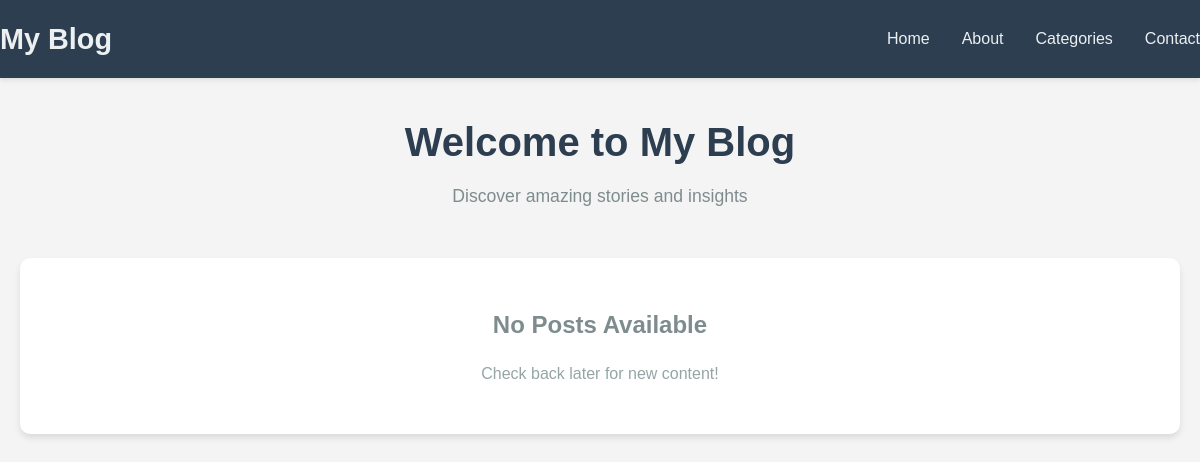
The app's page /, older data.
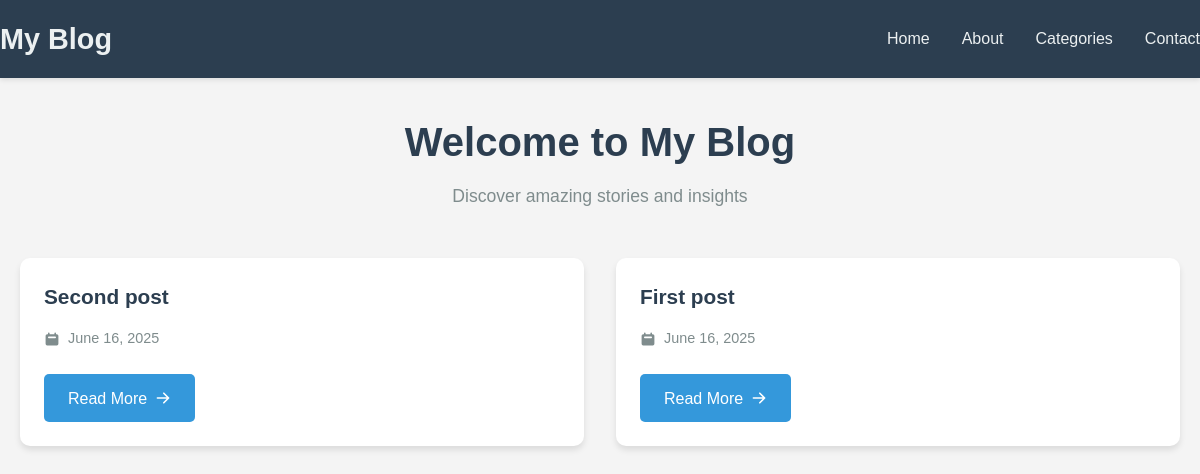
The same page, newer data.
### blog/models.py (models this page shows, shortened)
class Post(models.Model):
    title = models.CharField(max_length=255)
    slug = models.SlugField()
    content = models.TextField()
    created_date = models.DateTimeField(auto_now_add=True)
    class Meta:
        ordering = ('-created_date',)

### blog/views.py (the view)
# urls.py: path('', views.index, name='index'),
def index(request):
    posts = Post.objects.all()
    return render(request,'blog/index.html', {
        'posts': posts
    })

### blog/templates/blog/index.html
{% extends "blog/base.html" %}
{% block main %}
    <div class="container">
        <div class="page-title">
            <h1>Welcome to My Blog</h1>
            <p>Discover amazing stories and insights</p>
        </div>
        {% if posts %}
            <div class="posts-grid">
                {% for post in posts %}
                <div class="post-card">
                    <h2 class="post-title">{{ post.title }}</h2>
                    <div class="post-date">
                        <svg class="date-icon" viewBox="0 0 20 20">
                            <path fill-rule="evenodd" d="M6 2a1 1 0 00-1 1v1H4a2 2 0 00-2 2v10a2 2 0 002 2h12a2 2 0 002-2V6a2 2 0 00-2-2h-1V3a1 1 0 10-2 0v1H7V3a1 1 0 00-1-1zm0 5a1 1 0 000 2h8a1 1 0 100-2H6z" clip-rule="evenodd" />
                        </svg>
                        {{ post.created_date|date:"F d, Y" }}
                    </div>
                    <a href="{% url 'detail' slug=post.slug %}" class="read-more-btn">
                        Read More
                        <svg class="arrow-icon" viewBox="0 0 20 20">
                            <path fill-rule="evenodd" d="M10.293 3.293a1 1 0 011.414 0l6 6a1 1 0 010 1.414l-6 6a1 1 0 01-1.414-1.414L14.586 11H3a1 1 0 110-2h11.586l-4.293-4.293a1 1 0 010-1.414z" clip-rule="evenodd" />
                        </svg>
                    </a>
                </div>
                {% endfor %}
            </div>
        {% else %}
            <div class="no-posts">
                <h2>No Posts Available</h2>
                <p>Check back later for new content!</p>
            </div>
        {% endif %}
    </div>
{% endblock%}

### blog/templates/blog/base.html (shortened to what this page needs)
{% load static %}
<!doctype html>
<html>
  <head>
    <link rel="stylesheet" href="{% static 'blog/css/style.css' %}" />
  </head>
  <body>
    <nav class="navbar">
        <div class="nav-container">
            <a href="/" class="logo">My Blog</a>
            <ul class="nav-links">
                <li><a href="/">Home</a></li>
                <li><a href="#">About</a></li>
                <li><a href="#">Categories</a></li>
                <li><a href="#">Contact</a></li>
            </ul>
        </div>
    </nav>
    {% block main %}
    {% endblock main %}
  </body>
</html>

### blog/static/blog/css/style.css (style rules this page uses)
* { margin: 0; padding: 0; box-sizing: border-box; }
body { font-family: 'Arial', sans-serif; line-height: 1.6; color: #333; background-color: #f4f4f4; }
.navbar { background-color: #2c3e50; padding: 1rem 0; box-shadow: 0 2px 5px rgba(0,0,0,0.1); }
.nav-container { max-width: 1500px; margin: 0 auto; padding: 0 0; display: flex; justify-content: space-between; align-items: center; }
.logo { color: #ecf0f1; font-size: 1.8rem; font-weight: bold; text-decoration: none; }
.nav-links { display: flex; list-style: none; gap: 2rem; }
.nav-links a { color: #ecf0f1; text-decoration: none; font-weight: 500; transition: color 0.3s ease; }
.container { max-width: 1200px; margin: 2rem auto; padding: 0 20px; }
.page-title { text-align: center; margin-bottom: 3rem; color: #2c3e50; }
.page-title h1 { font-size: 2.5rem; margin-bottom: 0.5rem; }
.page-title p { font-size: 1.1rem; color: #7f8c8d; }
.posts-grid { display: grid; grid-template-columns: repeat(auto-fit, minmax(300px, 1fr)); gap: 2rem; margin-bottom: 3rem; }
.post-card { background: white; border-radius: 10px; padding: 1.5rem; box-shadow: 0 4px 6px rgba(0,0,0,0.1); transition: transform 0.3s ease, box-shadow 0.3s ease; }
.post-title { font-size: 1.3rem; font-weight: bold; color: #2c3e50; margin-bottom: 1rem; line-height: 1.4; }
.post-date { color: #7f8c8d; font-size: 0.9rem; margin-bottom: 1.5rem; display: flex; align-items: center; gap: 0.5rem; }
.date-icon { width: 16px; height: 16px; fill: currentColor; }
.read-more-btn { background-color: #3498db; color: white; padding: 0.7rem 1.5rem; border: none; border-radius: 5px; text-decoration: none; font-weight: 500; display: inline-flex; align-items: center; gap: 0.5rem; transition: background-color 0.3s ease, transform 0.2s ease; }
.arrow-icon { width: 16px; height: 16px; fill: currentColor; }

Row changes from the older to the newer data that the page shows:
added Post: title "Second post", created_date "June 16, 2025"
added Post: title "First post", created_date "June 16, 2025"
Text that changed along with them:
text no longer shown: "No Posts Available Check back later for new content!"
